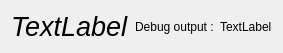
<?xml version="1.0" encoding="UTF-8"?>
<ui version="4.0">
 <class>AbstractJobDisplay</class>
 <widget class="QWidget" name="AbstractJobDisplay">
  <property name="geometry">
   <rect>
    <x>0</x>
    <y>0</y>
    <width>268</width>
    <height>45</height>
   </rect>
  </property>
  <property name="windowTitle">
   <string>Form</string>
  </property>
  <layout class="QHBoxLayout" name="horizontalLayout_2">
   <item>
    <widget class="QLabel" name="jobnameLabel">
     <property name="font">
      <font>
       <pointsize>20</pointsize>
       <italic>true</italic>
      </font>
     </property>
     <property name="text">
      <string>TextLabel</string>
     </property>
    </widget>
   </item>
   <item>
    <spacer name="horizontalSpacer">
     <property name="orientation">
      <enum>Qt::Horizontal</enum>
     </property>
     <property name="sizeHint" stdset="0">
      <size>
       <width>0</width>
       <height>20</height>
      </size>
     </property>
    </spacer>
   </item>
   <item>
    <layout class="QHBoxLayout" name="horizontalLayout">
     <item>
      <widget class="QLabel" name="label">
       <property name="text">
        <string>Debug output :</string>
       </property>
      </widget>
     </item>
     <item>
      <widget class="QLabel" name="debugValueLabel">
       <property name="text">
        <string>TextLabel</string>
       </property>
      </widget>
     </item>
    </layout>
   </item>
  </layout>
 </widget>
 <resources/>
 <connections/>
</ui>
